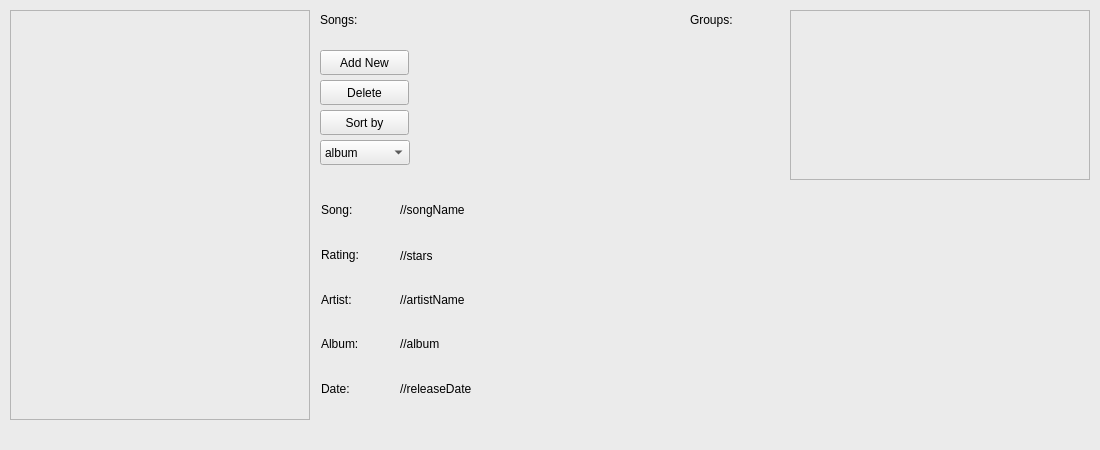
<?xml version="1.0" encoding="UTF-8"?>
<ui version="4.0">
 <class>MainWindow</class>
 <widget class="QMainWindow" name="MainWindow">
  <property name="geometry">
   <rect>
    <x>0</x>
    <y>0</y>
    <width>1100</width>
    <height>450</height>
   </rect>
  </property>
  <property name="minimumSize">
   <size>
    <width>1100</width>
    <height>450</height>
   </size>
  </property>
  <property name="maximumSize">
   <size>
    <width>1100</width>
    <height>450</height>
   </size>
  </property>
  <property name="windowTitle">
   <string>Music Chart</string>
  </property>
  <property name="styleSheet">
   <string notr="true">background-color: rgb(235, 235, 235);</string>
  </property>
  <widget class="QWidget" name="centralWidget">
   <widget class="QListWidget" name="songsList">
    <property name="geometry">
     <rect>
      <x>10</x>
      <y>10</y>
      <width>300</width>
      <height>410</height>
     </rect>
    </property>
   </widget>
   <widget class="QPushButton" name="AddNewSong">
    <property name="geometry">
     <rect>
      <x>320</x>
      <y>50</y>
      <width>89</width>
      <height>25</height>
     </rect>
    </property>
    <property name="text">
     <string>Add New</string>
    </property>
   </widget>
   <widget class="QPushButton" name="DeleteSong">
    <property name="geometry">
     <rect>
      <x>320</x>
      <y>80</y>
      <width>89</width>
      <height>25</height>
     </rect>
    </property>
    <property name="text">
     <string>Delete</string>
    </property>
   </widget>
   <widget class="QLabel" name="songAlbumName">
    <property name="geometry">
     <rect>
      <x>400</x>
      <y>335</y>
      <width>220</width>
      <height>17</height>
     </rect>
    </property>
    <property name="text">
     <string>//album</string>
    </property>
   </widget>
   <widget class="QLabel" name="labelArtist">
    <property name="geometry">
     <rect>
      <x>321</x>
      <y>291</y>
      <width>36</width>
      <height>17</height>
     </rect>
    </property>
    <property name="text">
     <string>Artist:</string>
    </property>
   </widget>
   <widget class="QLabel" name="labelAlbum">
    <property name="geometry">
     <rect>
      <x>321</x>
      <y>335</y>
      <width>49</width>
      <height>17</height>
     </rect>
    </property>
    <property name="text">
     <string>Album:</string>
    </property>
   </widget>
   <widget class="QLabel" name="labelDate">
    <property name="geometry">
     <rect>
      <x>321</x>
      <y>380</y>
      <width>37</width>
      <height>17</height>
     </rect>
    </property>
    <property name="text">
     <string>Date:</string>
    </property>
   </widget>
   <widget class="QLabel" name="songName">
    <property name="geometry">
     <rect>
      <x>400</x>
      <y>201</y>
      <width>220</width>
      <height>17</height>
     </rect>
    </property>
    <property name="text">
     <string>//songName</string>
    </property>
   </widget>
   <widget class="QLabel" name="songStars">
    <property name="geometry">
     <rect>
      <x>400</x>
      <y>246</y>
      <width>220</width>
      <height>20</height>
     </rect>
    </property>
    <property name="text">
     <string>//stars</string>
    </property>
   </widget>
   <widget class="QLabel" name="songArtistName">
    <property name="geometry">
     <rect>
      <x>400</x>
      <y>291</y>
      <width>220</width>
      <height>17</height>
     </rect>
    </property>
    <property name="text">
     <string>//artistName</string>
    </property>
   </widget>
   <widget class="QLabel" name="songReleaseDate">
    <property name="geometry">
     <rect>
      <x>400</x>
      <y>380</y>
      <width>220</width>
      <height>17</height>
     </rect>
    </property>
    <property name="text">
     <string>//releaseDate</string>
    </property>
   </widget>
   <widget class="QLabel" name="labelSong">
    <property name="geometry">
     <rect>
      <x>321</x>
      <y>201</y>
      <width>38</width>
      <height>17</height>
     </rect>
    </property>
    <property name="text">
     <string>Song:</string>
    </property>
   </widget>
   <widget class="QLabel" name="labelRating">
    <property name="geometry">
     <rect>
      <x>321</x>
      <y>246</y>
      <width>48</width>
      <height>17</height>
     </rect>
    </property>
    <property name="text">
     <string>Rating:</string>
    </property>
   </widget>
   <widget class="QPushButton" name="SortBy">
    <property name="geometry">
     <rect>
      <x>320</x>
      <y>110</y>
      <width>89</width>
      <height>25</height>
     </rect>
    </property>
    <property name="text">
     <string>Sort by</string>
    </property>
   </widget>
   <widget class="QComboBox" name="comboBox">
    <property name="geometry">
     <rect>
      <x>320</x>
      <y>140</y>
      <width>90</width>
      <height>25</height>
     </rect>
    </property>
    <property name="styleSheet">
     <string notr="true">selection-background-color: rgb(0, 0, 205);
selection-color: rgb(255, 255, 255);</string>
    </property>
    <item>
     <property name="text">
      <string>album</string>
     </property>
    </item>
    <item>
     <property name="text">
      <string>rating</string>
     </property>
    </item>
    <item>
     <property name="text">
      <string>alphabet</string>
     </property>
    </item>
    <item>
     <property name="text">
      <string>none</string>
     </property>
    </item>
   </widget>
   <widget class="QListWidget" name="groupList">
    <property name="geometry">
     <rect>
      <x>790</x>
      <y>10</y>
      <width>300</width>
      <height>170</height>
     </rect>
    </property>
   </widget>
   <widget class="QLabel" name="label">
    <property name="geometry">
     <rect>
      <x>690</x>
      <y>10</y>
      <width>90</width>
      <height>20</height>
     </rect>
    </property>
    <property name="text">
     <string>Groups:</string>
    </property>
   </widget>
   <widget class="QLabel" name="label_2">
    <property name="geometry">
     <rect>
      <x>320</x>
      <y>10</y>
      <width>90</width>
      <height>20</height>
     </rect>
    </property>
    <property name="text">
     <string>Songs:</string>
    </property>
   </widget>
  </widget>
  <widget class="QMenuBar" name="menuBar">
   <property name="geometry">
    <rect>
     <x>0</x>
     <y>0</y>
     <width>1100</width>
     <height>22</height>
    </rect>
   </property>
  </widget>
 </widget>
 <layoutdefault spacing="6" margin="11"/>
 <resources/>
 <connections/>
</ui>
